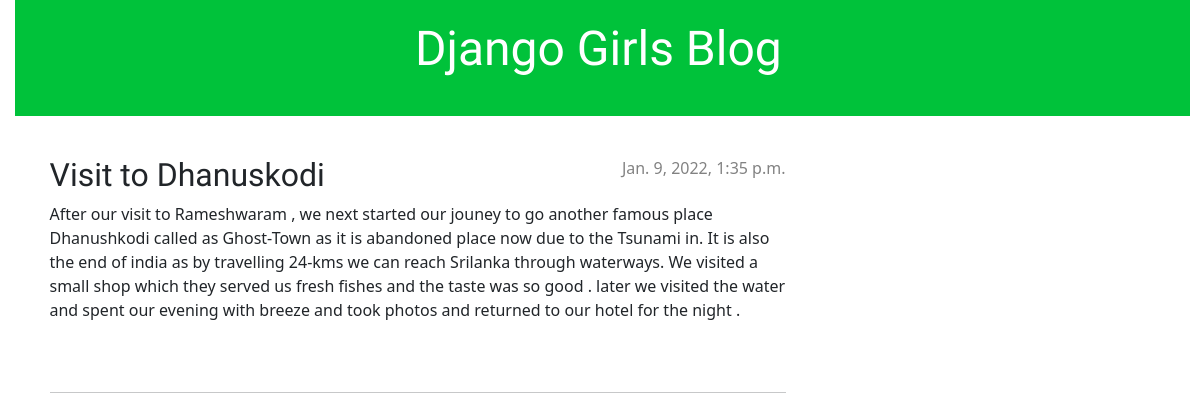
Before: /post/2/ with the older database file.
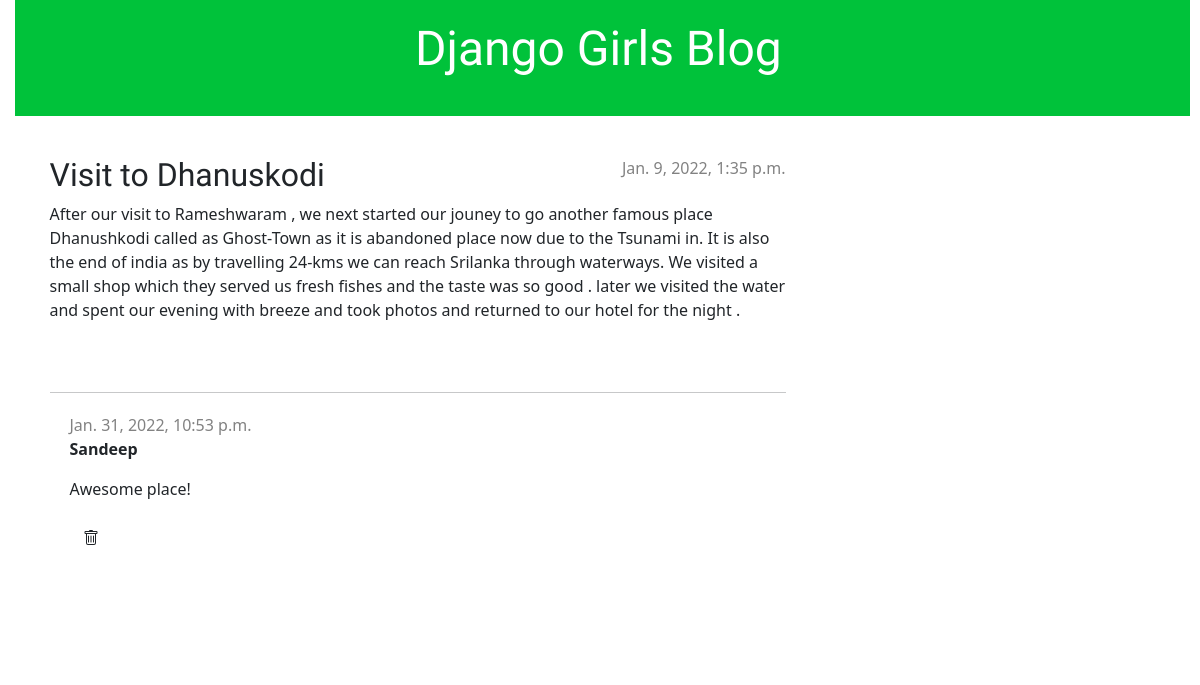
After: the same page with the newer database file.
### blog/models.py (models this page shows, shortened)
class Post(models.Model):
    author = models.ForeignKey(settings.AUTH_USER_MODEL, on_delete= models.CASCADE)
    title = models.CharField(max_length=200)
    text = models.TextField()
    created_date = models.DateTimeField(default=timezone.now)
    published_date = models.DateTimeField(blank=True,null=True)

class Comment(models.Model):
    post = models.ForeignKey('blog.Post', on_delete=models.CASCADE, related_name='comments')
    author = models.CharField(max_length=200)
    text = models.TextField()
    created_date = models.DateTimeField(default=timezone.now)
    approved_comment = models.BooleanField(default=False)

### blog/views.py (the view)
# urls.py: path('post/<int:pk>/', views.post_detail, name='post_detail'),
def post_detail(request,pk):
    post = get_object_or_404(Post, pk=pk)
    return render(request, 'blog/post_detail.html', {'post':post})

### blog/templates/blog/post_detail.html (shortened to what this page needs)
{% extends 'blog/base.html' %}
{% block content %}
    <article class="post">
        {% if post.published_date %}
            <div class="date">
                {{ post.published_date }}
            </div>
        {% else %}
            <a class="btn btn-secondary" href="{% url 'post_publish' pk=post.pk %}">Publish</a>
            <a class="btn btn-secondary" href="{% url 'add_comment_to_post' pk=post.pk %}">Add comment</a>
        {% endif %}
        <h2>{{ post.title }}</h2>
        <p>{{ post.text|linebreaksbr }}</p>
    </article>
    <hr>
    {% for comment in post.comments.all %}
        {% if user.is_authenticated or comment.approved_comment %}
        <div class="comment">
            <div class="date">
                {{ comment.created_date }}
            </div>
            <strong>{{ comment.author }}</strong>
            <p>{{ comment.text|linebreaks }}</p>
            <a class="btn btn-default" href="{% url 'comment_remove' pk=comment.pk %}">
        </div>
        {% endif %}
    {% empty %}
        <p>No comments here yet :(</p>
    {% endfor %}
    {% endblock %}

### blog/templates/blog/base.html (shortened to what this page needs)
{% load static %}
<!DOCTYPE html>
<html>
    <head>
        <link rel="stylesheet" href="https://cdn.jsdelivr.net/npm/bootstrap@5.1.3/dist/css/bootstrap.min.css">
        <link rel="stylesheet" href="{% static 'css/blog.css' %}">
    </head>
    <body>
        <div class="page-header">
            <h1><a href="/">Django Girls Blog</a></h1>
        </div>
        <div class="content container">
            <div class="row">
                <div class="col-md-8">
                {% block content %}
                {% endblock %}
                </div>
            </div>
        </div>
    </body>
</html>

### blog/static/css/blog.css (style rules this page uses)
h1 a, h2 a { color: #00c220; font-family: 'Lobster'; }
body { padding-left: 15px; }
.page-header { background-color: #00c23a; margin-right: 10px; margin-top: 0; margin-bottom: 40px; padding: 20px 30px 30px 400px; }
.page-header h1, .page-header h1 a, .page-header h1 a:visited, .page-header h1 a:active { color: #ffffff; font-size: 36pt; text-decoration: none; }
h1, h2, h3, h4 { font-family: 'Lobster', cursive; }
.date { color: #828282; }
.post { margin-bottom: 70px; }
.post > .date, .post > .actions { float: right; }
.comment { margin: 20px 0px 20px 20px; }

Changed rows visible on the page:
now on this page (row edited): Comment: created_date "Jan. 31, 2022, 10:53 p.m.", author "Sandeep", text "Awesome place!"
